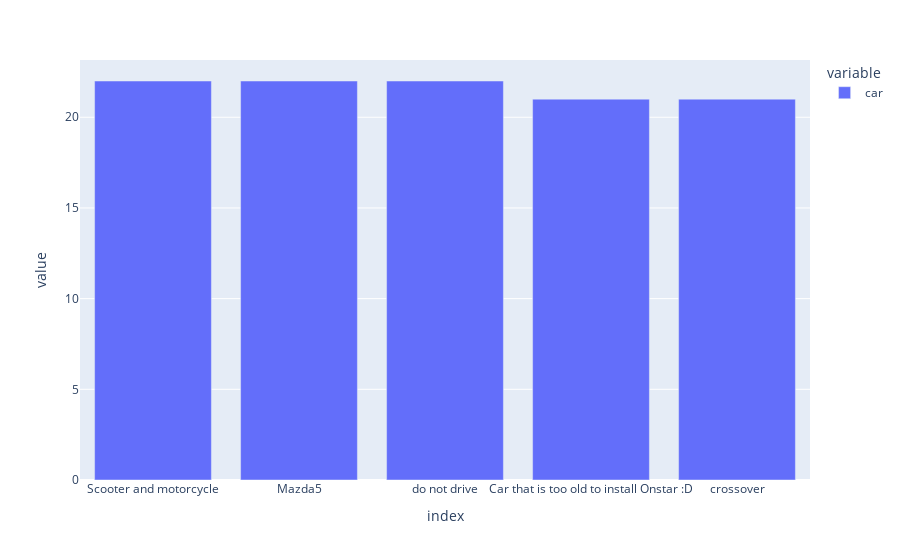

The cell this chart's notebook holds for it:
### Code cell
px.bar(df['car'].value_counts())

### Figure 1 — Plotly figure (JSON) as saved in the notebook; plotly's stock layout.template omitted (floating-point values rounded to 4 significant figures)
{"data": [{"alignmentgroup": "True", "hovertemplate": "variable=car<br>index=%{x}<br>value=%{y}<extra></extra>", "legendgroup": "car", "marker": {"color": "#636efa", "pattern": {"shape": ""}}, "name": "car", "offsetgroup": "car", "orientation": "v", "showlegend": true, "textposition": "auto", "type": "bar", "x": ["Scooter and motorcycle", "Mazda5", "do not drive", "Car that is too old to install Onstar :D", "crossover"], "xaxis": "x", "y": [22, 22, 22, 21, 21], "yaxis": "y"}], "layout": {"barmode": "relative", "legend": {"title": {"text": "variable"}, "tracegroupgap": 0}, "margin": {"t": 60}, "xaxis": {"anchor": "y", "domain": [0, 1], "title": {"text": "index"}}, "yaxis": {"anchor": "x", "domain": [0, 1], "title": {"text": "value"}}}}
